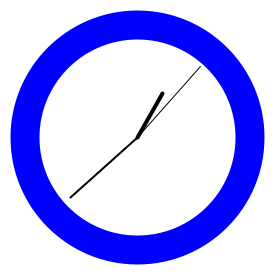
Frame 1 (no input)
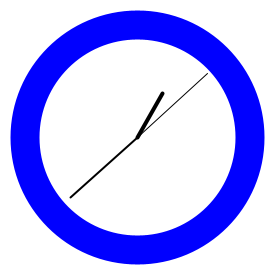
Frame 60 (the mouse pressed at the canvas centre just before this capture)
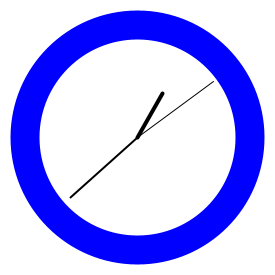
Frame 120 (the mouse held since frame 60 and released just before this capture)

The Processing sketch that drew these frames (run headless with seeded random() and noise(); from frame 60 on, the mouse is pressed at the canvas centre):

// Processing sketch: Reloj
// ── Reloj.pde
void setup() {
  size(275, 275);
}

void draw() {
  background(255);

  //lleva los de ejes de coordenanas al centro de la pantalla
  translate(width / 2, height / 2);
  
  // dibujará el marco del reloj
  strokeWeight(4);
  stroke(0, 0, 255);
  fill(0, 0, 255);
  ellipse(0, 0, 250, 250);
  fill(255);
  ellipse(0, 0, 200, 200);
  
  stroke(0);
  
  // seconds
  strokeWeight(1);
  // ángulo que se mueve la aguja del segundero cada segundo
  float anguloSegundos = 360 / 60 * second();
  //dibujará la aguja que marca los segundos
  pushMatrix();
  rotate(radians(anguloSegundos));
  line(0, 0, 0, -95);
  popMatrix();
  
  // ángulo que  mueve la aguja del segundero cada minuto
  float anguloMinutos = 360 / 60 * minute();
  //dibujará la aguja que marca los minutos
  strokeWeight(2);
  pushMatrix();
  rotate(radians(anguloMinutos));
  line(0, 0, 0, -90);
  popMatrix();
  
  // ángulo que  mueve la aguja del segundero cada hora
  float anguloHoras = 360 / 12 * hour();
  //dibujará la aguja que marca la horas
  strokeWeight(4);
  pushMatrix();
  rotate(radians(anguloHoras));
  line(0, 0, 0, -50);
  popMatrix();
}
